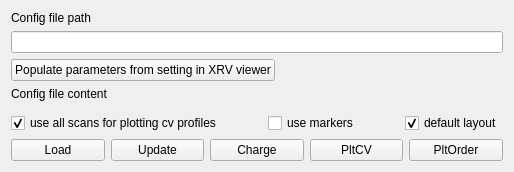
          <widget class="QWidget" name="tab_9">
           <attribute name="title">
            <string>CV setup</string>
           </attribute>
           <layout class="QVBoxLayout" name="verticalLayout_8">
            <item>
             <widget class="QLabel" name="label_27">
              <property name="text">
               <string>Config file path</string>
              </property>
             </widget>
            </item>
            <item>
             <widget class="QLineEdit" name="lineEdit_cv_config_path"/>
            </item>
            <item>
             <layout class="QHBoxLayout" name="horizontalLayout_27">
              <item>
               <widget class="QPushButton" name="pushButton_get_pars">
                <property name="text">
                 <string>Populate parameters from setting in XRV viewer</string>
                </property>
               </widget>
              </item>
              <item>
               <spacer name="horizontalSpacer_7">
                <property name="orientation">
                 <enum>Qt::Horizontal</enum>
                </property>
                <property name="sizeHint" stdset="0">
                 <size>
                  <width>40</width>
                  <height>20</height>
                 </size>
                </property>
               </spacer>
              </item>
             </layout>
            </item>
            <item>
             <widget class="QLabel" name="label_28">
              <property name="text">
               <string>Config file content</string>
              </property>
             </widget>
            </item>
            <item>
             <widget class="Parameters" name="widget_par_tree" native="true"/>
            </item>
            <item>
             <layout class="QHBoxLayout" name="horizontalLayout_11">
              <item>
               <widget class="QCheckBox" name="checkBox_use_all">
                <property name="sizePolicy">
                 <sizepolicy hsizetype="Fixed" vsizetype="Fixed">
                  <horstretch>0</horstretch>
                  <verstretch>0</verstretch>
                 </sizepolicy>
                </property>
                <property name="text">
                 <string>use all scans for plotting cv profiles</string>
                </property>
                <property name="checked">
                 <bool>true</bool>
                </property>
               </widget>
              </item>
              <item>
               <spacer name="horizontalSpacer_8">
                <property name="orientation">
                 <enum>Qt::Horizontal</enum>
                </property>
                <property name="sizeHint" stdset="0">
                 <size>
                  <width>40</width>
                  <height>20</height>
                 </size>
                </property>
               </spacer>
              </item>
              <item>
               <widget class="QCheckBox" name="checkBox_use_marker">
                <property name="sizePolicy">
                 <sizepolicy hsizetype="Fixed" vsizetype="Fixed">
                  <horstretch>0</horstretch>
                  <verstretch>0</verstretch>
                 </sizepolicy>
                </property>
                <property name="text">
                 <string>use markers</string>
                </property>
               </widget>
              </item>
              <item>
               <spacer name="horizontalSpacer_9">
                <property name="orientation">
                 <enum>Qt::Horizontal</enum>
                </property>
                <property name="sizeHint" stdset="0">
                 <size>
                  <width>40</width>
                  <height>20</height>
                 </size>
                </property>
               </spacer>
              </item>
              <item>
               <widget class="QCheckBox" name="checkBox_default">
                <property name="sizePolicy">
                 <sizepolicy hsizetype="Fixed" vsizetype="Fixed">
                  <horstretch>0</horstretch>
                  <verstretch>0</verstretch>
                 </sizepolicy>
                </property>
                <property name="text">
                 <string>default layout</string>
                </property>
                <property name="checked">
                 <bool>true</bool>
                </property>
               </widget>
              </item>
             </layout>
            </item>
            <item>
             <layout class="QHBoxLayout" name="horizontalLayout_20">
              <item>
               <widget class="QPushButton" name="pushButton_load_cv_config">
                <property name="text">
                 <string>Load</string>
                </property>
               </widget>
              </item>
              <item>
               <widget class="QPushButton" name="pushButton_update_cv_config">
                <property name="text">
                 <string>Update</string>
                </property>
               </widget>
              </item>
              <item>
               <widget class="QPushButton" name="pushButton_cal_charge_2">
                <property name="text">
                 <string>Charge</string>
                </property>
               </widget>
              </item>
              <item>
               <widget class="QPushButton" name="pushButton_plot_cv">
                <property name="text">
                 <string>PltCV</string>
                </property>
               </widget>
              </item>
              <item>
               <widget class="QPushButton" name="pushButton_plot_reaction_order">
                <property name="text">
                 <string>PltOrder</string>
                </property>
               </widget>
              </item>
             </layout>
            </item>
           </layout>
          </widget>
